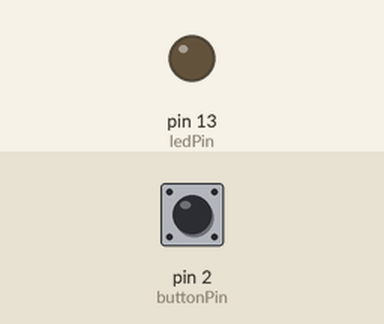
A sketch run on a simulated Arduino Uno, built with avr-gcc and run on an emulated ATmega328P. On the bench: output pins drawn as LEDs (lit = HIGH). The inputs (shaded band) are chosen by the test bench; at power-on: pin 2 (buttonPin) LOW. What the sketch prints to the serial monitor is not drawn.

Above: at 1.2 s.
1.3 s: pin 2 (buttonPin) pulled HIGH for 0.15 s
At 2.5 s:
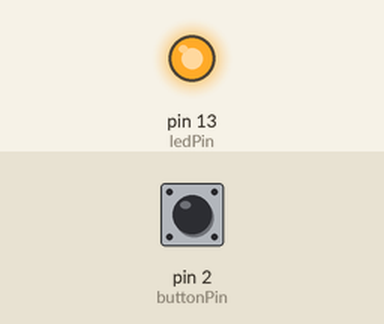
2.9 s: pin 2 (buttonPin) pulled HIGH for 3.2 s
At 4.2 s:
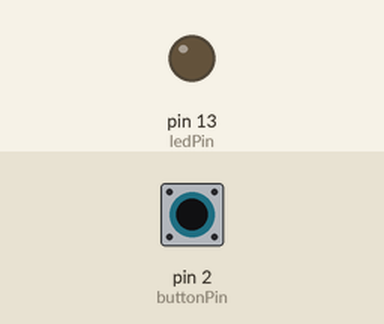
Timing chart, 0 to 7.6 s (numbered marks = the images above; inputs shaded):
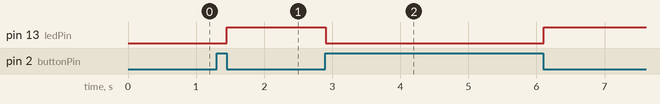

Measured:
- after the input at 1.3 s, pin 13 (ledPin): LOW → HIGH after 0.15 s
- after the input at 2.9 s, pin 13 (ledPin): HIGH → LOW at once, → HIGH 3.2 s later

The sketch:

Job07.ino
```cpp
//déclaration des variables globales
int ledPin = 13;    //broche pour la LED
int buttonPin = 2;  //broche pour le bouton
int buttonState = 0; //variable pour stocker l'état du bouton
int counter = 0; //variable pour compter les pressions sur le bouton
bool ledOn = false; //variable pour savoir si la LED est allumée ou éteinte

// - À l'appui sur le bouton, la LED s’allume
// - En appuyant deux fois sur le bouton, la LED reste allumée
// - En appuyant trois fois sur le bouton, la LED clignote
// - En cas d'appui prolongé sur le bouton, la LED s'éteint

void setup() {
  pinMode(ledPin, OUTPUT);      //configure la broche de la LED en sortie
  pinMode(buttonPin, INPUT);    //configure la broche du bouton en entrée
  digitalWrite(ledPin, LOW);    //initialise la LED éteinte
  Serial.begin(9600);
}

void loop() {
  buttonState = digitalRead(buttonPin); //lit l'état du bouton
  if (buttonState == HIGH) { //si le bouton est pressé
    counter++; //incrémenter le compteur
    delay(50); //attendre pour éviter les rebonds du bouton
  }
  if (counter == 1) { //si le bouton est pressé une fois
    digitalWrite(ledPin, HIGH); //allumer la LED
    Serial.println(counter);
    ledOn = true; //indiquer que la LED est allumée
  }
  else if (counter == 2) { //si le bouton est pressé deux fois
    digitalWrite(ledPin, HIGH); //allumer la LED
    ledOn = true; //indiquer que la LED est allumée
    counter = 0; //réinitialiser le compteur
    while (digitalRead(buttonPin) == HIGH) { //attendre que le bouton soit relâché
      delay(10);
    }
  }
   else if (counter == 3) { //si le bouton est pressé trois fois
    counter = 0; //réinitialiser le compteur
    for (int i = 0; i < 3; i++) { //clignoter la LED trois fois
      digitalWrite(ledPin, HIGH);
      delay(200);
      digitalWrite(ledPin, LOW);
      delay(200);
    }
    ledOn = false; //indiquer que la LED est éteinte
  }
  if (digitalRead(buttonPin) == HIGH && ledOn == true) { //si le bouton est maintenu enfoncé
    digitalWrite(ledPin, LOW); //éteindre la LED
    ledOn = false; //indiquer que la LED est éteinte
    counter = 0; //réinitialiser le compteur
  }
}
```
